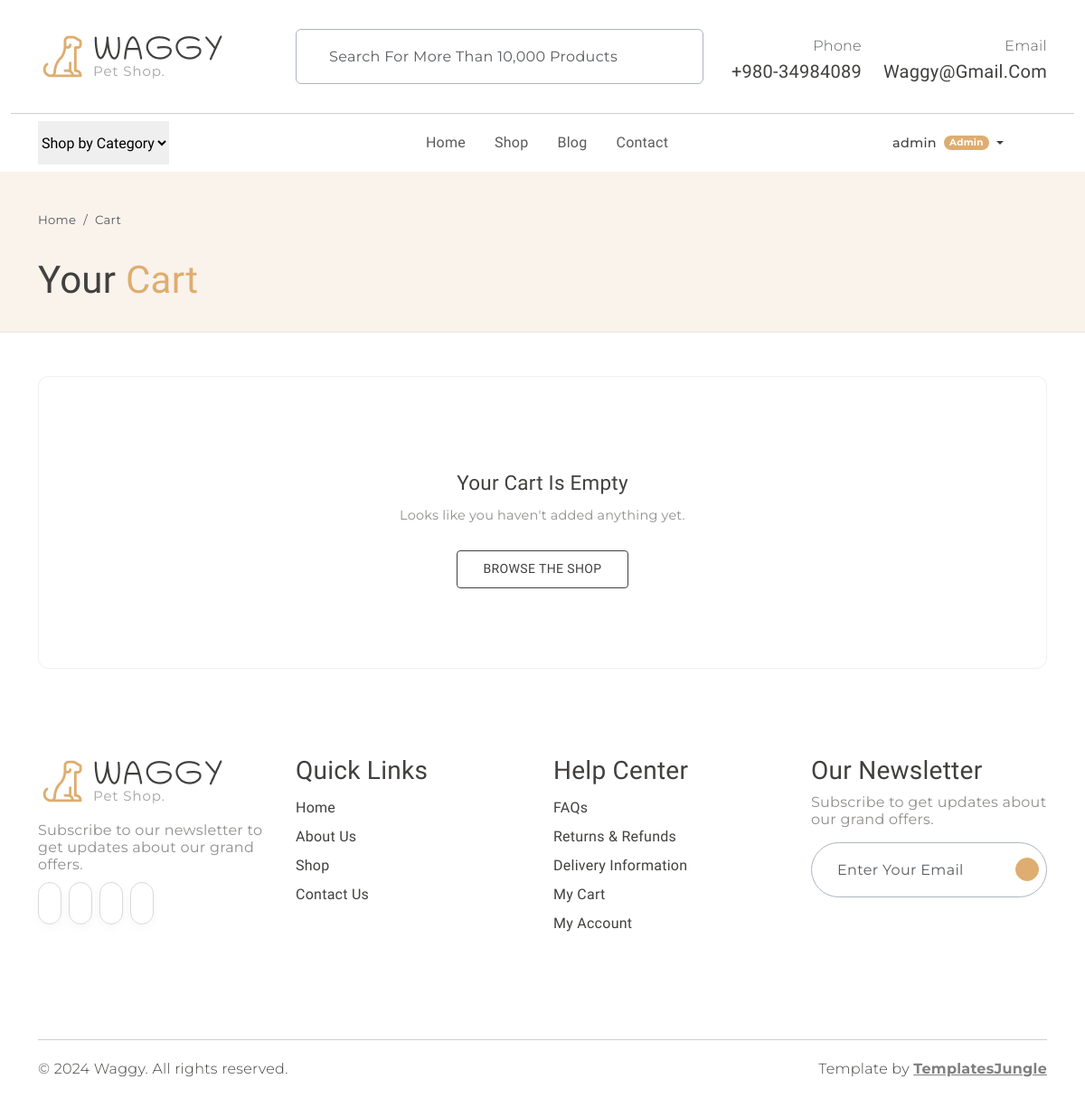
The page /cart/ (signed in) on the database as committed earlier.
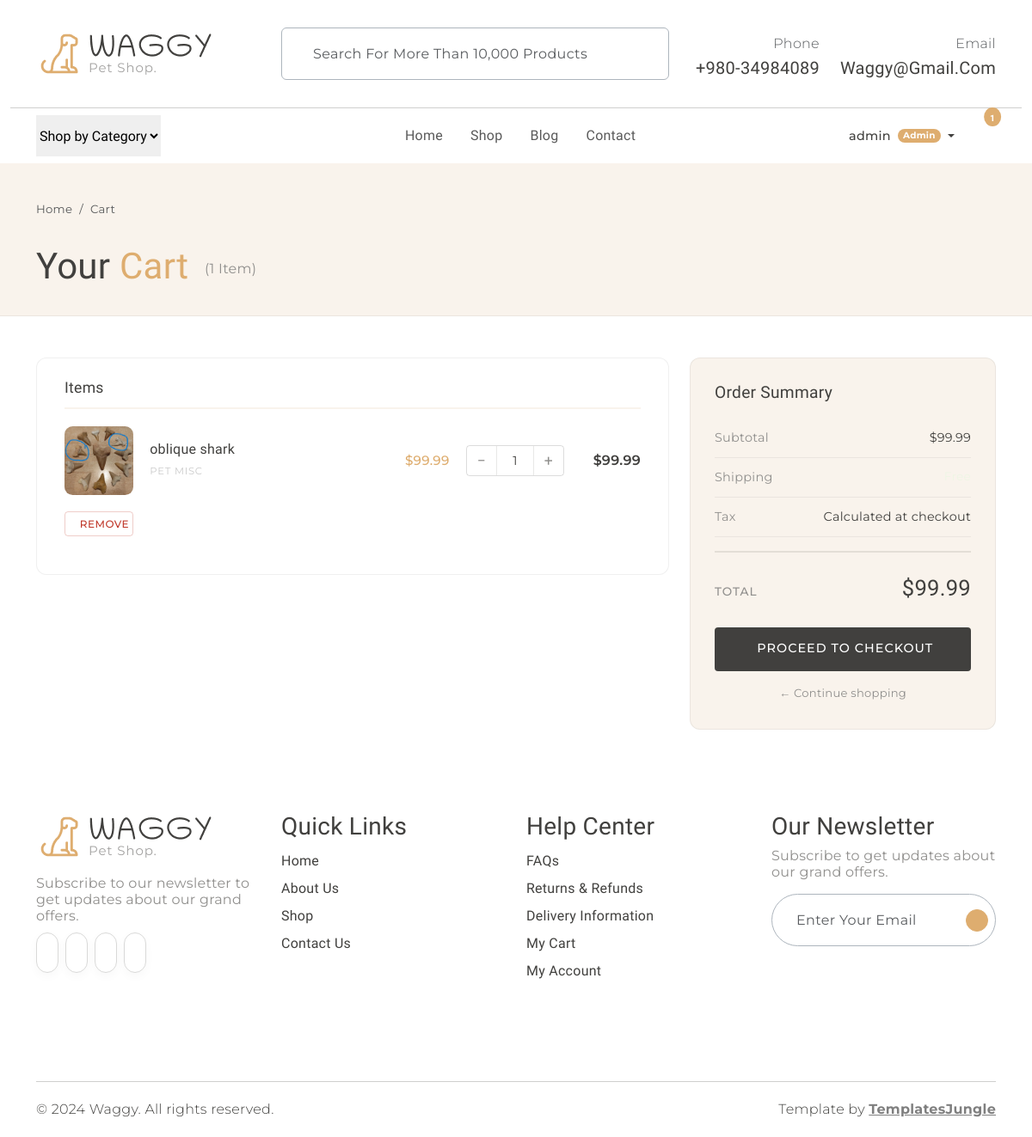
The same page on the database as committed later.
### models.py (models this page shows, shortened)
class User(UserMixin, db.Model):
    __tablename__ = "users"
    id            = db.Column(db.Integer,     primary_key=True)
    username      = db.Column(db.String(80),  unique=True, nullable=False)
    email         = db.Column(db.String(120), unique=True, nullable=False)
    password_hash = db.Column(db.String(256), nullable=False)
    role          = db.Column(db.String(20),  nullable=False, default="customer")
    is_active     = db.Column(db.Boolean,     nullable=False, default=True)
    created_at    = db.Column(db.DateTime,    nullable=False, default=datetime.utcnow)
    last_login_at = db.Column(db.DateTime,    nullable=True)
    @property
    def is_admin(self) -> bool:
        return self.role == "admin"

class Product(db.Model):
    __tablename__ = "products"
    id                   = db.Column(db.Integer,     primary_key=True)
    name                 = db.Column(db.String(120), nullable=False)
    slug                 = db.Column(db.String(160), unique=True, nullable=True, index=True)
    category             = db.Column(db.String(30),  nullable=False, default="misc")
    description          = db.Column(db.Text,        nullable=False, default="")
    extended_description = db.Column(db.Text,        nullable=False, default="")
    image_filename       = db.Column(db.String(256), nullable=True)
    price                = db.Column(db.Float,       nullable=False, default=0.0)
    is_active            = db.Column(db.Boolean,     nullable=False, default=True)
    stock                = db.Column(db.Integer,     nullable=False, default=0)
    created_at           = db.Column(db.DateTime,    nullable=False, default=datetime.utcnow)
    updated_at           = db.Column(db.DateTime,    nullable=False, default=datetime.utcnow,
                                     onupdate=datetime.utcnow)
    cart_items = db.relationship(
        "CartItem",
        backref=db.backref("product", lazy="joined"),
        cascade="all, delete-orphan",
        passive_deletes=True,
    )
    @property
    def category_label(self) -> str:
        return PRODUCT_CATEGORIES.get(self.category, self.category.capitalize())
    @property
    def image_url(self) -> str:
        if self.image_filename:
            return f"images/products/{self.image_filename}"
        return "images/item1.jpg"

### cart.py (the view)
@cart_bp.route("/")
def view_cart():
    items = get_cart_items()
    total = _cart_total(items)
    return render_template("cart/cart.html", items=items, total=total)

### templates/cart/cart.html (shortened to what this page needs)
{% extends "base.html" %}
{% block content %}
<div class="cart-hero">
  <div class="container">
    <nav aria-label="breadcrumb" class="mb-2">
      <ol class="breadcrumb mb-0" style="font-family:var(--secondary-font); font-size:0.83rem;">
        <li class="breadcrumb-item"><a href="{{ url_for('main.index') }}" class="text-muted text-decoration-none">Home</a></li>
        <li class="breadcrumb-item active text-muted">Cart</li>
      </ol>
    </nav>
    <h1 class="fw-normal">
      Your <span class="text-primary">Cart</span>
      {% if items %}
        <span style="font-family:var(--secondary-font); font-size:1rem; color:#908F8D; font-weight:400; vertical-align:middle; margin-left:0.5rem;">
          ({{ cart_count }} item{{ 's' if cart_count != 1 }})
        </span>
      {% endif %}
    </h1>
  </div>
</div>
<div class="container my-5">
  {% if items %}
    <div class="row g-4 align-items-start">
      <div class="col-lg-8">
        <div class="cart-card">
          <h3 class="cart-card-heading fw-normal mb-0">Items</h3>
          <div id="cart-items-list">
            {% for item in items %}
              <div class="cart-item" id="cart-row-{{ item.product.id }}">
                <img class="cart-thumb"
                     src="{{ url_for('static', filename=item.product.image_url) }}"
                     alt="{{ item.product.name }}"
                     onerror="this.src='{{ url_for('static', filename='images/item1.jpg') }}'">
                <div>
                  <a href="{{ url_for('shop.product_detail', slug=item.product.slug) }}"
                     class="cart-item__name">{{ item.product.name }}</a>
                  <div class="cart-item__cat">{{ item.product.category_label }}</div>
                </div>
                <div class="cart-item__price">${{ "%.2f" | format(item.product.price) }}</div>
                <div class="qty-stepper">
                  <button type="button" class="qty-btn"
                          onclick="stepQty({{ item.product.id }}, -1, '{{ item.product.name | replace("'", "\\'") }}')">−</button>
                  <input type="number" class="qty-input" id="qty-{{ item.product.id }}"
                         value="{{ item.quantity }}" min="0" max="99"
                         onchange="handleQtyChange({{ item.product.id }}, this.value, '{{ item.product.name | replace("'", "\\'") }}')">
                  <button type="button" class="qty-btn"
                          onclick="stepQty({{ item.product.id }}, 1, '{{ item.product.name | replace("'", "\\'") }}')">+</button>
                </div>
                <div class="cart-item__line-total" id="line-total-{{ item.product.id }}">
                  ${{ "%.2f" | format(item.product.price * item.quantity) }}
                </div>
                <button type="button" class="btn-remove"
                        onclick="confirmRemove({{ item.product.id }}, '{{ item.product.name | replace("'", "\\'") }}')">
                  Remove
                </button>
              </div>
            {% endfor %}
          </div>
        </div>
      </div>
      <div class="col-lg-4">
        <div class="summary-card">
          <h4 class="fw-normal">Order Summary</h4>
          <div class="summary-row">
            <span class="lbl">Subtotal</span>
            <span id="summary-subtotal">${{ "%.2f" | format(total) }}</span>
          </div>
          <div class="summary-row">
            <span class="lbl">Shipping</span>
            <span class="text-success" style="font-family:var(--secondary-font); font-size:0.85rem;">Free</span>
          </div>
          <div class="summary-row">
            <span class="lbl">Tax</span>
            <span>Calculated at checkout</span>
          </div>
          <div class="summary-total">
            <span class="lbl">Total</span>
            <span class="val" id="summary-total">${{ "%.2f" | format(total) }}</span>
          </div>
          {% if current_user.is_authenticated %}
            <button type="button" class="btn-checkout"
                    data-bs-toggle="modal" data-bs-target="#checkoutModal">
              Proceed to Checkout
            </button>
          {% endif %}
          <a href="{{ url_for('shop.index') }}" class="btn-continue">← Continue shopping</a>
        </div>
      </div>
    </div>
  {% else %}
    <div class="cart-card">
      <div class="cart-empty">
        <h3>Your cart is empty</h3>
        <p>Looks like you haven't added anything yet.</p>
        <a href="{{ url_for('shop.index') }}"
           class="btn btn-outline-dark rounded-1 mt-2"
           style="font-size:0.875rem; padding:0.6rem 1.8rem;">
          Browse the Shop
        </a>
      </div>
    </div>
  {% endif %}
</div>
{% endblock %}

### templates/base.html (shortened to what this page needs)
<!DOCTYPE html>
<html lang="en">
<head>
  <link rel="stylesheet" href="https://cdn.jsdelivr.net/npm/swiper@9/swiper-bundle.min.css" />
  <link href="https://cdn.jsdelivr.net/npm/bootstrap@5.3.0-alpha3/dist/css/bootstrap.min.css" rel="stylesheet"
>
  <link rel="stylesheet" href="{{ url_for('static', filename='css/normalize.css') }}">
  <link rel="stylesheet" href="{{ url_for('static', filename='css/vendor.css') }}">
  <link rel="stylesheet" href="{{ url_for('static', filename='style.css') }}">
</head>
<body>
  <header>
    <div class="container py-2">
      <div class="row py-4 pb-0 pb-sm-4 align-items-center">
        <div class="col-sm-4 col-lg-3 text-center text-sm-start">
          <a href="{{ url_for('main.index') }}">
            <img src="{{ url_for('static', filename='images/logo.png') }}" alt="Waggy" class="img-fluid">
          </a>
        </div>
        <div class="col-sm-6 offset-sm-2 offset-md-0 col-lg-5 d-none d-lg-block">
          <div class="search-bar border rounded-2 px-3 border-dark-subtle">
            <form class="text-center d-flex align-items-center" action="" method="get">
              <input type="text" class="form-control border-0 bg-transparent"
                placeholder="Search for more than 10,000 products" name="q" />
            </form>
          </div>
        </div>
        <div class="col-sm-8 col-lg-4 d-flex justify-content-end gap-4 align-items-center mt-4 mt-sm-0 justify-content-center justify-content-sm-end">
          <div class="support-box text-end d-none d-xl-block">
            <span class="fs-6 secondary-font text-muted">Phone</span>
            <h5 class="mb-0">+980-34984089</h5>
          </div>
          <div class="support-box text-end d-none d-xl-block">
            <span class="fs-6 secondary-font text-muted">Email</span>
            <h5 class="mb-0">waggy@gmail.com</h5>
          </div>
        </div>
      </div>
    </div>
    <div class="container-fluid"><hr class="m-0"></div>
    <div class="container">
      <nav class="main-menu d-flex navbar navbar-expand-lg">
        <div class="offcanvas offcanvas-end" tabindex="-1" id="offcanvasNavbar">
          <div class="offcanvas-body justify-content-between">
            <select class="filter-categories border-0 mb-0 me-5">
              <option>Shop by Category</option>
            </select>
            <ul class="navbar-nav menu-list list-unstyled d-flex gap-md-3 mb-0">
              <li class="nav-item">
                <a href="{{ url_for('main.index') }}"
                   class="nav-link {% if request.endpoint == 'main.index' %}active{% endif %}">
                  Home
                </a>
              </li>
              <li class="nav-item">
                <a href="{{ url_for('shop.index') }}"
                   class="nav-link {% if request.endpoint and request.endpoint.startswith('shop.') %}active{% endif %}">
                  Shop
                </a>
              </li>
              <li class="nav-item">
                <a href="#" class="nav-link">Blog</a>
              </li>
              <li class="nav-item">
                <a href="#" class="nav-link">Contact</a>
              </li>
            </ul>
            <div class="d-none d-lg-flex align-items-center">
              <ul class="d-flex justify-content-end list-unstyled m-0 align-items-center gap-1">
                {% if current_user.is_authenticated %}
                  <li class="nav-item dropdown">
                    <a class="nav-link dropdown-toggle d-flex align-items-center gap-1 mx-2"
                       href="#" role="button" data-bs-toggle="dropdown" aria-expanded="false">
                      <span class="secondary-font" style="font-size:0.9rem; font-weight:500;">
                        {{ current_user.username }}
                      </span>
                      {% if current_user.is_admin %}
                        <span class="badge rounded-pill bg-primary ms-1"
                              style="font-family:var(--secondary-font); font-size:0.65rem; padding:0.3em 0.6em;">
                          Admin
                        </span>
                      {% endif %}
                    </a>
                  </li>
                {% endif %}
                <li>
                </li>
                <li class="position-relative">
                  <a href="{{ url_for('cart.view_cart') }}" class="mx-2"
                     data-bs-toggle="offcanvas" data-bs-target="#offcanvasCart">
                    <span class="position-absolute translate-middle badge rounded-circle bg-primary pt-2 cart-badge"
                          style="font-size:0.65rem; top:2px; left:calc(100% - 4px);
                                 {{ 'display:none;' if cart_count == 0 }}">
                      {{ cart_count if cart_count > 0 else '' }}
                    </span>
                  </a>
                </li>
              </ul>
            </div>
          </div>
        </div>
      </nav>
    </div>
  </header>
  {% block content %}{% endblock %}
  <footer id="footer" class="my-5">
    <div class="container py-5 my-5">
      <div class="row">
        <div class="col-md-3">
          <div class="footer-menu">
            <img src="{{ url_for('static', filename='images/logo.png') }}" alt="Waggy">
            <p class="blog-paragraph fs-6 mt-3">Subscribe to our newsletter to get updates about our grand offers.</p>
            <div class="social-links">
              <ul class="d-flex list-unstyled gap-2">
                <li class="social"><a href="#"><iconify-icon class="social-icon" icon="ri:facebook-fill"></iconify-icon></a></li>
                <li class="social"><a href="#"><iconify-icon class="social-icon" icon="ri:twitter-fill"></iconify-icon></a></li>
                <li class="social"><a href="#"><iconify-icon class="social-icon" icon="ri:instagram-fill"></iconify-icon></a></li>
                <li class="social"><a href="#"><iconify-icon class="social-icon" icon="ri:youtube-fill"></iconify-icon></a></li>
              </ul>
            </div>
          </div>
        </div>
        <div class="col-md-3">
          <div class="footer-menu">
            <h3>Quick Links</h3>
            <ul class="menu-list list-unstyled">
              <li class="menu-item"><a href="{{ url_for('main.index') }}" class="nav-link">Home</a></li>
              <li class="menu-item"><a href="#" class="nav-link">About Us</a></li>
              <li class="menu-item"><a href="{{ url_for('shop.index') }}" class="nav-link">Shop</a></li>
              <li class="menu-item"><a href="#" class="nav-link">Contact Us</a></li>
            </ul>
          </div>
        </div>
        <div class="col-md-3">
          <div class="footer-menu">
            <h3>Help Center</h3>
            <ul class="menu-list list-unstyled">
              <li class="menu-item"><a href="#" class="nav-link">FAQs</a></li>
              <li class="menu-item"><a href="#" class="nav-link">Returns &amp; Refunds</a></li>
              <li class="menu-item"><a href="#" class="nav-link">Delivery Information</a></li>
              <li class="menu-item">
                <a href="{{ url_for('cart.view_cart') }}" class="nav-link">My Cart</a>
              </li>
              {% if current_user.is_authenticated %}
                <li class="menu-item"><a href="{{ url_for('main.dashboard') }}" class="nav-link">My Account</a></li>
              {% else %}
                <li class="menu-item"><a href="{{ url_for('auth.login') }}" class="nav-link">Login / Register</a></li>
              {% endif %}
            </ul>
          </div>
        </div>
        <div class="col-md-3">
          <div>
            <h3>Our Newsletter</h3>
            <p class="blog-paragraph fs-6">Subscribe to get updates about our grand offers.</p>
            <div class="search-bar border rounded-pill border-dark-subtle px-2">
              <form class="text-center d-flex align-items-center" action="" method="post">
                <input type="email" class="form-control border-0 bg-transparent" placeholder="Enter your email" />
                <iconify-icon class="send-icon" icon="tabler:location-filled"></iconify-icon>
              </form>
            </div>
          </div>
        </div>
      </div>
    </div>
  </footer>
  <div id="footer-bottom">
    <div class="container">
      <hr class="m-0">
      <div class="row mt-3">
        <div class="col-md-6 copyright">
          <p class="secondary-font">© 2024 Waggy. All rights reserved.</p>
        </div>
        <div class="col-md-6 text-md-end">
          <p class="secondary-font">
            Template by <a href="https://templatesjungle.com/" target="_blank"
              class="text-decoration-underline fw-bold text-black-50">TemplatesJungle</a>
          </p>
        </div>
      </div>
    </div>
  </div>
</body>
</html>

Rows that differ between the two databases and show on the page:
added Product: image_filename (picture), product.name "oblique shark", product.category_label "PET MISC", product.price "99.99", product.id "1", item.product.price*item.quantity "99.99"
Other text that changed with them:
{{ cart_count if cart_count > 0 else '' }}: (not shown) → "1"
{{ cart_count }}: (not shown) → "1"
{{ "%.2f" | format(total) }}: (not shown) → "99.99"
text no longer shown: "Your Cart Is Empty Looks like you haven't added anything yet. BROWSE THE SHOP"
text now shown: "( Item ) Items Order Summary Subtotal $ Shipping Tax Calculated at checkout TOTAL $ PROCEED TO CHECKOUT ← Continue shopping"
new list line: "$ − + $ REMOVE"
